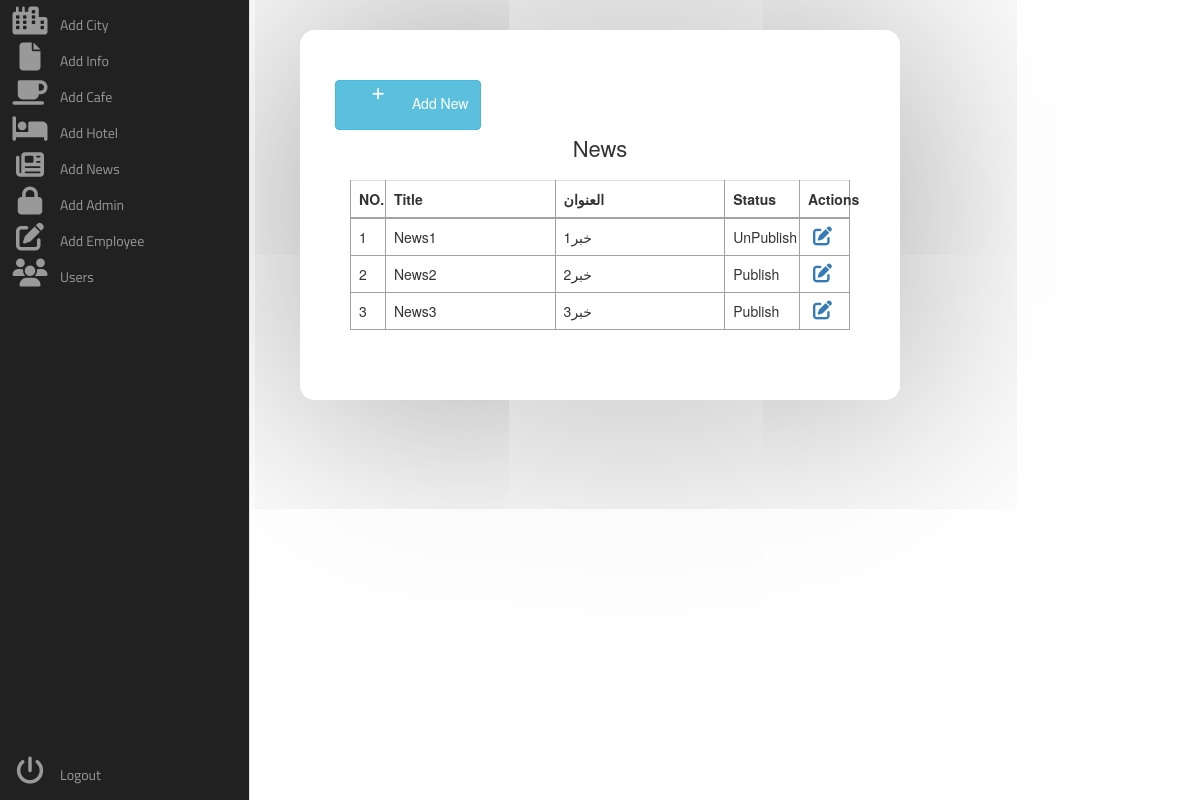
The page /admin/news.php on the database its author committed.
### tables this page shows
CREATE TABLE `news` (
  `news_id` int(255) NOT NULL,
  `news_title` varchar(255) NOT NULL,
  `news_title_ar` varchar(255) NOT NULL,
  `news_description` text NOT NULL,
  `news_description_ar` varchar(255) NOT NULL,
  `news_img` varchar(255) NOT NULL,
  `news_status` int(255) NOT NULL
);

### admin/news.php (the view, shortened to what this page needs)
<!DOCTYPE html>
<html lang="en">
<head>
        <link rel="stylesheet" href="style/admin.css">
        <link rel="stylesheet" href="https://stackpath.bootstrapcdn.com/font-awesome/4.7.0/css/font-awesome.min.css">
    <link rel="stylesheet" href="https://stackpath.bootstrapcdn.com/bootstrap/3.3.7/css/bootstrap.min.css">
    </head>
    <body>
    <div class="area"></div><nav class="main-menu">
    <ul>
                <li>
                    <a href="city.php">
                        <i class="fa fa-city fa-2x"></i>
                        <span class="nav-text">
                           Add City
                        </span>
                    </a>
                </li>
                <li class="has-subnav">
                    <a href="info.php">
                        <i class="fa fa-file fa-2x"></i>
                        <span class="nav-text">
                            Add Info
                        </span>
                    </a>
                </li>
                <li class="has-subnav">
                    <a href="cafes.php">
                       <i class="fa fa-mug-saucer fa-2x"></i>
                        <span class="nav-text">
                            Add Cafe
                        </span>
                    </a>
                </li>
                <li class="has-subnav">
                    <a href="hotels.php">
                       <i class="fa fa-hotel fa-2x"></i>
                        <span class="nav-text">
                            Add Hotel
                        </span>
                    </a>
                </li>
                <li>
                    <a href="news.php">
                        <i class="fa fa-newspaper fa-2x"></i>
                        <span class="nav-text">
                            Add News
                        </span>
                    </a>
                </li>
                <li>
                    <a href="admin.php">
                        <i class="fa fa-lock fa-2x"></i>
                        <span class="nav-text">
                           Add Admin
                        </span>
                    </a>
                </li>
                <li>
                   <a href="employee.php">
                       <i class="fa fa-pen-to-square fa-2x"></i>
                        <span class="nav-text">
                            Add Employee
                        </span>
                    </a>
                </li>
                <li>
                   <a href="users.php">
                        <i class="fa fa-users fa-2x"></i>
                        <span class="nav-text">
                            Users
                        </span>
                    </a>
                </li>
            </ul>
            <ul class="logout">
                <li>
                   <a href="#">
                         <i class="fa fa-power-off fa-2x"></i>
                        <span class="nav-text">
                            Logout
                        </span>
                    </a>
                </li>
            </ul>
        </nav>
        <diV class="table-wrapper">
            <div class="table-title">
                <div class="row">
                <a href="add_news.php" type="button" class="btn btn-info "><i class="fa fa-plus"></i> Add New</a>
                    <div><h2>News <b></b></h2></div>
                </div>
            </div>
        <table class="table table-bordered">
            <thead>
                <tr>
                    <th style="width: 7%;">NO.</th>
                    <th>Title</th>
                    <th>العنوان</th>
                    <th style="width: 15%;">Status</th>
                    <th style="width: 10%;">Actions</th>
                </tr>
            </thead>
            <tbody>
                <?php
                    include "../config.php";
                    $query_pag_data = "SELECT * FROM news";
                    $result_pag_data = mysqli_query($conn, $query_pag_data);
                    $i = 1;
                    while($row = mysqli_fetch_assoc($result_pag_data))
                    {
                        $news_title = $row['news_title'];
                        $news_title_ar = $row['news_title_ar'];
                        $news_status = $row['news_status'];
                ?>
                <tr>
                    <td><?php echo $i++ ?></td>
                    <td><?php echo $news_title; ?></td>
                    <td><?php echo $news_title_ar; ?></td>
                    <td><?php if ($news_status == 1)
                                {
                                    echo "Publish";
                                }
                                else if ($news_status == 2)
                                {
                                    echo "UnPublish";
                                }
                    ?></td>
                    <td><?php echo "<a href='edit_news.php?id=$row[news_id]'><i class='fa-solid fa-pen-to-square'></a>" ?></td>
                </tr>
            <?php } ?>
            </tbody>
        </table>
        </diV>
    </body>
</html>

### admin/style/admin.css (style rules this page uses)
.fa-2x { font-size: 2em; }
.fa { position: relative; display: table-cell; width: 60px; height: 36px; text-align: center; vertical-align: middle; font-size:20px; }
.main-menu { background:#212121; border-right:1px solid #e5e5e5; position:absolute; top:0; bottom:0; height:100%; left:0; width:60px; overflow:hidden; -webkit-transition:width .05s linear; transition:width .05s linear; -webkit-transform:translateZ(0) scale(1,1); z-index:1000; }
.main-menu>ul { margin:7px 0; }
.main-menu li { position:relative; display:block; width:250px; }
.main-menu li>a { position:relative; display:table; border-collapse:collapse; border-spacing:0; color:#999; font-family: arial; font-size: 14px; text-decoration:none; -webkit-transform:translateZ(0) scale(1,1); -webkit-transition:all .1s linear; transition:all .1s linear; }
.main-menu .nav-text { position:relative; display:table-cell; vertical-align:middle; width:190px; font-family: 'Titillium Web', sans-serif; }
.main-menu>ul.logout { position:absolute; left:0; bottom:0; }
nav { -webkit-user-select:none; -moz-user-select:none; -ms-user-select:none; -o-user-select:none; user-select:none; }
nav ul,nav li { outline:0; margin:0; padding:0; }

### admin/news.php (style rules this page uses)
.table-wrapper { width: 50%; margin: 30px auto; background: rgba(255, 255, 255, 0.8); padding: 50px; box-shadow: 0 0 1000px rgb(147, 146, 146); border-radius: 15px; }
.table-title { padding-bottom: 10px; margin: 0 0 10px; }
.table-title h2 { margin: 6px 0 0; font-size: 22px; display: flex; align-items: center; justify-content: center; }
table.table { table-layout: fixed; background: #fff; }
table.table tr th, table.table tr td { border-color: #a3a1a1; }
table.table th:last-child { width: 100px; }
table.table td a { cursor: pointer; display: inline-block; margin: 0 5px; min-width: 24px; }
table.table td i { font-size: 19px; }

### rows shown on the page
news: news_title "News1", news_title_ar "خبر1", news_status "UnPublish"
news: news_title "News2", news_title_ar "خبر2", news_status "Publish"
news: news_title "News3", news_title_ar "خبر3", news_status "Publish"
